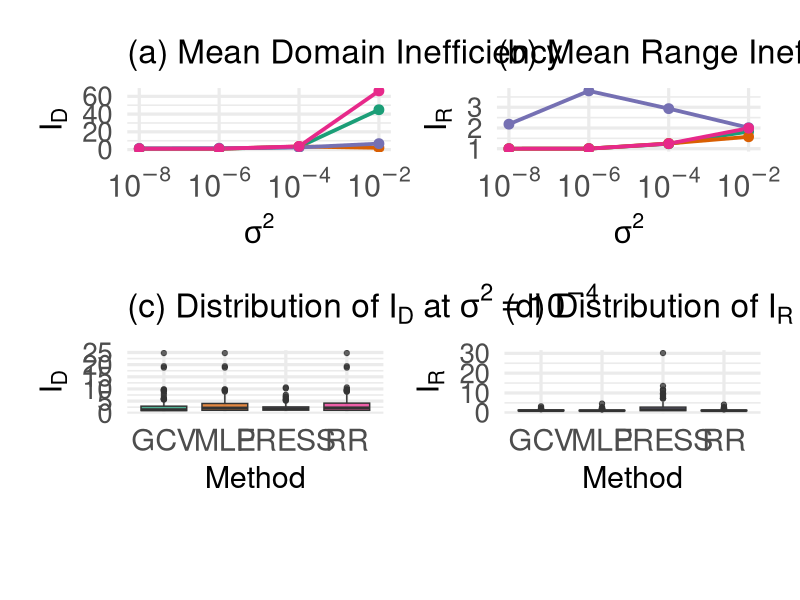

Recreate this plot in R.
rm(list = ls())

library(dplyr)

# Monte Carlo comparison of GCV, RR, MLE, PRESS, Min Sol'n, and Min Data
# Based on ill-conditioned linear model with Laplace transform design

n = 21
p = 10

# choose 21 positive sample points s_i (equally spaced)
s = seq(0.1
        , 1.5, length.out = n)

# construct tridiagonal matrix for Gauss–Laguerre quadrature
alpha = numeric(p)
offdiag = numeric(p)
M = matrix(0, p, p)

for (i in 1:p){
  alpha[i] = 2*i - 1
  offdiag[i] = -i
  M[i,i] = alpha[i]
  if (i < p){
    M[i, i+1] = offdiag[i]
    M[i+1, i] = offdiag[i]
  }
}

# eigen decomposition to obtain quadrature nodes and weights
eig = eigen(M)

# nodes t_k (eigenvalues)
tk = eig$values

# weights w_k from first component of normalized eigenvectors
wk = eig$vectors[1, ]^2

# sort nodes and weights in increasing order
ord = order(tk)
tk = tk[ord]
wk = wk[ord]

# construct design matrix X using Laplace transform discretization
# X_{ik} = w_k * exp(t_k * (1 - s_i))
X = matrix(0, nrow = n, ncol = p)
for (i in 1:n){
  for (k in 1:p){
    X[i,k] = wk[k] * exp(tk[k] * (1 - s[i]))
  }
}

# quick verification: dimension, condition number, numerical range
dim(X)
kappa(X)
range(X)

# generate smooth decreasing coefficient vector beta
beta_true = exp(-0.5 * (0:(p-1)))

# compute initial signal g = X beta
g0 = X %*% beta_true

# rescale beta so that ||X beta||^2 matches the value reported in the paper
scale_factor = sqrt(370.84 / sum(g0^2))
beta_true = scale_factor * beta_true

# final signal
g = X %*% beta_true

# verify signal magnitude
sum(g^2)

# sigma squared choices
sigmasquared = c(1e-8, 1e-6, 1e-4, 1e-2)

# lambda choices
lambda_choices = 10^seq(-6, 2, length.out = 50)

# Identity matrix matching the column dimension of the input matrix
identity_matrix <- function(X){
  return(diag(ncol(X)))
}

# Estimate beta using ridge
ridge_beta <- function(lambda, X, y){
  n = nrow(X)
  beta = solve(t(X)%*%X + n*lambda*identity_matrix(X))%*%t(X)%*%y
  return(beta)
}

# Ridge hat matrix A(lambda)
A_lambda <- function(lambda, X){
  n = nrow(X)
  return(X%*%solve(t(X)%*%X + n*lambda*identity_matrix(X))%*%t(X))
}

# Trace function
tr <- function(M){
  return(sum(diag(M)))
}

# squared norm
norm_squared <- function(x){
  return(sum(x^2))
}
# GCV Function
gcv_value <- function(lambda, X, y){
  A = A_lambda(lambda, X)
  M = identity_matrix(A)-A
  n = nrow(X)
  return((1/n)*norm_squared(M%*%y)/(tr(M)/n)^2)
}

# Compute fitted signal y_hat = X beta_hat
y_estimate <- function(X, bhat){
  return(X%*%bhat)
}

# Domain Loss
domain_loss <- function(btrue, bhat){
  return(norm_squared(btrue-bhat))
}
# Range Loss
range_loss <- function(gtrue,yhat){
  n = length(gtrue)
  return((1/n)*norm_squared(gtrue-yhat))
}

# Residual Vector Function
residual_vector <- function(A,y){
  return((identity_matrix(A) - A)%*%y)
}

# Leverages Function
leverages <- function(A){
  h = numeric(nrow(A))
  for(j in 1:nrow(A)){
    h[j] = A[j,j]
  }
  return(h)
}

# PRESS-adjusted residuals
r_PRESS <- function(r, h){
  r_P = numeric(length(r))
  for(i in 1:length(r)){
    r_P[i] = r[i]/(1-h[i])
  }
  return(r_P)
}

# PRESS Value Function
press_value <- function(lambda, X, y){
  A = A_lambda(lambda,X)
  r = residual_vector(A,y)
  h = leverages(A)
  r_P = r_PRESS(r,h)
  n = nrow(X)
  return((1/n)*norm_squared(r_P))
}

mle_value <- function(lambda, X, y){
  A = A_lambda(lambda,X) 
  M = identity_matrix(A)-A 
  n = nrow(X) 
  return(as.numeric((1/n)*(t(y)%*%M%*%y)/((det(M))^(1/n)))) 
}

# Estimate sigma^2 using OLS residuals for the RR criterion
sigma_squared_estimate <- function(X, y){
  n = nrow(X)
  p = ncol(X)
  M = X%*%solve(t(X)%*%X)%*%t(X)
  return((1/(n-p))*norm_squared((identity_matrix(M)-M)%*%y))
}

# Range Risk (RR)
rr_value <- function(lambda, X, y){
  n = nrow(X)
  A = A_lambda(lambda,X)
  M = identity_matrix(A) - A
  sigma2_estimate = sigma_squared_estimate(X,y)
  return((1/n)*norm_squared(M%*%y)-(sigma2_estimate*tr(M)/n)+sigma2_estimate)
}

# Evaluate dataset
evaluate_dataset <- function(y,X,g,beta_true,lambda_choices){
  gcv_list = numeric(length(lambda_choices))
  rr_list = numeric(length(lambda_choices))
  mle_list = numeric(length(lambda_choices))
  press_list = numeric(length(lambda_choices))
  domain_loss_list = numeric(length(lambda_choices))
  range_loss_list = numeric(length(lambda_choices))

  for (i in 1:length(lambda_choices)){
    lambda = lambda_choices[i]

    beta_hat = ridge_beta(lambda, X, y)
    y_hat = y_estimate(X,beta_hat)

    gcv_list[i] = gcv_value(lambda, X, y)
    rr_list[i] = rr_value(lambda, X, y)
    mle_list[i] = mle_value(lambda, X, y)
    press_list[i] = press_value(lambda, X, y)
    domain_loss_list[i] = domain_loss(beta_true, beta_hat)
    range_loss_list[i] = range_loss(g,y_hat)
  }

  idx_gcv = which.min(gcv_list)
  idx_rr = which.min(rr_list)
  idx_mle = which.min(mle_list)
  idx_press = which.min(press_list)
  idx_min_soln = which.min(domain_loss_list)
  idx_min_data = which.min(range_loss_list)

  lambda_gcv = lambda_choices[idx_gcv]
  lambda_rr = lambda_choices[idx_rr]
  lambda_mle = lambda_choices[idx_mle]
  lambda_press = lambda_choices[idx_press]
  lambda_min_soln = lambda_choices[idx_min_soln]
  lambda_min_data = lambda_choices[idx_min_data]

  min_domain_loss = domain_loss_list[idx_min_soln]
  min_range_loss = range_loss_list[idx_min_data]

  ID_GCV = domain_loss_list[idx_gcv]/min_domain_loss
  IR_GCV = range_loss_list[idx_gcv]/min_range_loss

  ID_RR = domain_loss_list[idx_rr]/min_domain_loss
  IR_RR = range_loss_list[idx_rr]/min_range_loss

  ID_MLE = domain_loss_list[idx_mle]/min_domain_loss
  IR_MLE = range_loss_list[idx_mle]/min_range_loss

  ID_PRESS = domain_loss_list[idx_press]/min_domain_loss
  IR_PRESS = range_loss_list[idx_press]/min_range_loss

  ID_min_soln = domain_loss_list[idx_min_soln]/min_domain_loss
  IR_min_soln = range_loss_list[idx_min_soln]/min_range_loss

  ID_min_data = domain_loss_list[idx_min_data]/min_domain_loss
  IR_min_data = range_loss_list[idx_min_data]/min_range_loss


  return(c(lambda_gcv, lambda_rr,lambda_mle, lambda_press,lambda_min_soln, lambda_min_data,
           ID_GCV, IR_GCV,
           ID_RR, IR_RR,
           ID_MLE, IR_MLE,
           ID_PRESS, IR_PRESS,
           ID_min_soln, IR_min_soln,
           ID_min_data, IR_min_data))
}

# single-run results across all four sigma^2 values
results = matrix(nrow = 4, ncol = 18)
set.seed(2026)
for (i in 1:length(sigmasquared)){
  eps = rnorm(n, 0, sqrt(sigmasquared[i]))
  y = g + eps
  results[i,] = evaluate_dataset(y,X,g,beta_true, lambda_choices)
}
colnames(results) <- c(
  "lambda_gcv",
  "lambda_rr",
  "lambda_mle",
  "lambda_press",
  "lambda_min_soln",
  "lambda_min_data",
  "ID_GCV",
  "IR_GCV",
  "ID_RR",
  "IR_RR",
  "ID_MLE",
  "IR_MLE",
  "ID_PRESS",
  "IR_PRESS",
  "ID_min_soln",
  "IR_min_soln",
  "ID_min_data",
  "IR_min_data"
)
rownames(results) <- paste0("sigma2=", sigmasquared)

# monte carlo simulation
monte_carlo <- function(B,sigmasquared,X,g,beta_true,lambda_choices){
  n = nrow(X)
  results = matrix(nrow = B*length(sigmasquared), ncol = 18)
  for(j in 1:B){
    set.seed(2026 + j)
    for (i in 1:length(sigmasquared)){
      eps = rnorm(n, 0, sqrt(sigmasquared[i]))
      y = g + eps
      results[length(sigmasquared)*(j - 1) + i,] = evaluate_dataset(y,X,g,beta_true, lambda_choices)
    }
  }
  return(results)
}



# 100 Monte Carlo Simulations

# Monte Carlo results across B replications
B = 100 # simulations
mc_results = monte_carlo(B,sigmasquared,X,g,beta_true, lambda_choices)
# Naming columns and rows
colnames(mc_results) <- c(
  "lambda_gcv",
  "lambda_rr",
  "lambda_mle",
  "lambda_press",
  "lambda_min_soln",
  "lambda_min_data",
  "ID_GCV",
  "IR_GCV",
  "ID_RR",
  "IR_RR",
  "ID_MLE",
  "IR_MLE",
  "ID_PRESS",
  "IR_PRESS",
  "ID_min_soln",
  "IR_min_soln",
  "ID_min_data",
  "IR_min_data"
)

rep_id = rep(1:B, each = length(sigmasquared))
sigma_id = rep(sigmasquared, times = B)

# Put it into a dataframe
mc_results = as.data.frame(mc_results)

mc_results$replication = rep_id
mc_results$sigma2 = sigma_id

# Keep only replication, sigma2, and inefficiency measures
mc_results = mc_results[, c(
  "replication", "sigma2",
  "ID_GCV", "IR_GCV",
  "ID_RR", "IR_RR",
  "ID_MLE", "IR_MLE",
  "ID_PRESS", "IR_PRESS",
  "ID_min_soln", "IR_min_soln",
  "ID_min_data", "IR_min_data"
)]

# Summary table for mean of 100 simulations

summary_table <- mc_results %>%
  group_by(sigma2) %>%
  summarise(
    ID_GCV = mean(ID_GCV), IR_GCV = mean(IR_GCV),
    ID_RR = mean(ID_RR), IR_RR = mean(IR_RR),
    ID_MLE = mean(ID_MLE), IR_MLE = mean(IR_MLE),
    ID_PRESS = mean(ID_PRESS), IR_PRESS = mean(IR_PRESS),
    ID_min_soln = mean(ID_min_soln), IR_min_soln = mean(IR_min_soln),
    ID_min_data = mean(ID_min_data), IR_min_data = mean(IR_min_data)
  )

# Create one compact summary table from summary_table
make_summary_compact <- function(summary_table) {
  summary_compact <- data.frame(
    sigma2 = character(),
    Method = character(),
    ID = numeric(),
    IR = numeric(),
    stringsAsFactors = FALSE
  )

  for (i in 1:nrow(summary_table)) {
    row <- summary_table[i, ]

    temp <- data.frame(
      sigma2 = rep(as.character(row$sigma2), 6),
      Method = c("GCV", "RR", "MLE", "PRESS", "Min Sol'n", "Min Data"),
      ID = c(
        row$ID_GCV,
        row$ID_RR,
        row$ID_MLE,
        row$ID_PRESS,
        row$ID_min_soln,
        row$ID_min_data
      ),
      IR = c(
        row$IR_GCV,
        row$IR_RR,
        row$IR_MLE,
        row$IR_PRESS,
        row$IR_min_soln,
        row$IR_min_data
      ),
      stringsAsFactors = FALSE
    )

    summary_compact <- rbind(summary_compact, temp)
  }

  summary_compact$ID <- round(summary_compact$ID, 2)
  summary_compact$IR <- round(summary_compact$IR, 2)

  return(summary_compact)
}

# Build the compact summary table
summary_compact <- make_summary_compact(summary_table)

# View it
summary_compact

# Optional: save it
# write.csv(summary_compact, "summary_compact.csv", row.names = FALSE)

make_summary_latex_wide <- function(summary_compact) {
  # Keep methods in desired order
  method_order <- c("GCV", "RR", "MLE", "PRESS", "Min Sol'n", "Min Data")
  
  # Keep sigma order
  sigma_order <- c("1e-08", "1e-06", "1e-04", "0.01")
  
  # Build wide table manually
  wide_tab <- data.frame(Method = method_order, stringsAsFactors = FALSE)
  
  for (sigma_val in sigma_order) {
    temp <- summary_compact[summary_compact$sigma2 == sigma_val, c("Method", "ID", "IR")]
    temp <- temp[match(method_order, temp$Method), ]
    
    wide_tab[[paste0("ID_", sigma_val)]] <- temp$ID
    wide_tab[[paste0("IR_", sigma_val)]] <- temp$IR
  }
  
  cat("\\begin{table}[htbp]\n")
  cat("\\centering\n")
  cat("\\caption{Mean inefficiency measures ($I_D$, $I_R$) over 100 Monte Carlo replications}\n")
  cat("\\begin{tabular}{lcccccccc}\n")
  cat("\\toprule\n")
  cat(" & \\multicolumn{2}{c}{$\\sigma^2 = 10^{-8}$}")
  cat(" & \\multicolumn{2}{c}{$\\sigma^2 = 10^{-6}$}")
  cat(" & \\multicolumn{2}{c}{$\\sigma^2 = 10^{-4}$}")
  cat(" & \\multicolumn{2}{c}{$\\sigma^2 = 10^{-2}$} \\\\\n")
  cat("Method & $I_D$ & $I_R$ & $I_D$ & $I_R$ & $I_D$ & $I_R$ & $I_D$ & $I_R$ \\\\\n")
  cat("\\midrule\n")
  
  for (i in 1:nrow(wide_tab)) {
    row <- wide_tab[i, ]
    cat(
      row$Method, " & ",
      formatC(row[[2]], format = "f", digits = 2), " & ",
      formatC(row[[3]], format = "f", digits = 2), " & ",
      formatC(row[[4]], format = "f", digits = 2), " & ",
      formatC(row[[5]], format = "f", digits = 2), " & ",
      formatC(row[[6]], format = "f", digits = 2), " & ",
      formatC(row[[7]], format = "f", digits = 2), " & ",
      formatC(row[[8]], format = "f", digits = 2), " & ",
      formatC(row[[9]], format = "f", digits = 2), " \\\\\n",
      sep = ""
    )
  }
  
  cat("\\bottomrule\n")
  cat("\\end{tabular}\n")
  cat("\\end{table}\n")
}

# Print Out
make_summary_latex_wide(summary_compact)



# Generate plots for report

# install.packages(c("dplyr", "tidyr", "ggplot2", "patchwork", "scales", "cowplot"))

library(dplyr)
library(tidyr)
library(ggplot2)
library(patchwork)
library(scales)


# 1. Setup

mc_results$sigma2 <- as.numeric(mc_results$sigma2)

method_levels <- c("GCV", "MLE", "PRESS", "RR")

method_colors <- c(
  "GCV"   = "#1B9E77",
  "MLE"   = "#D95F02",
  "PRESS" = "#7570B3",
  "RR"    = "#E7298A"
)

sigma_breaks <- c(1e-8, 1e-6, 1e-4, 1e-2)

# 2. Prepare data

# Mean ID
mean_id_plot_data <- mc_results %>%
  group_by(sigma2) %>%
  summarise(
    GCV   = mean(ID_GCV),
    MLE   = mean(ID_MLE),
    PRESS = mean(ID_PRESS),
    RR    = mean(ID_RR),
    .groups = "drop"
  ) %>%
  pivot_longer(
    cols = -sigma2,
    names_to = "Method",
    values_to = "Mean_ID"
  )

# Mean IR
mean_ir_plot_data <- mc_results %>%
  group_by(sigma2) %>%
  summarise(
    GCV   = mean(IR_GCV),
    MLE   = mean(IR_MLE),
    PRESS = mean(IR_PRESS),
    RR    = mean(IR_RR),
    .groups = "drop"
  ) %>%
  pivot_longer(
    cols = -sigma2,
    names_to = "Method",
    values_to = "Mean_IR"
  )

# Boxplot ID (sigma^2 = 1e-4)
box_id_data <- mc_results %>%
  filter(sigma2 == 1e-4) %>%
  select(replication, ID_GCV, ID_MLE, ID_PRESS, ID_RR) %>%
  pivot_longer(
    cols = -replication,
    names_to = "Method",
    values_to = "ID"
  )

# Boxplot IR (sigma^2 = 1e-4)
box_ir_data <- mc_results %>%
  filter(sigma2 == 1e-4) %>%
  select(replication, IR_GCV, IR_MLE, IR_PRESS, IR_RR) %>%
  pivot_longer(
    cols = -replication,
    names_to = "Method",
    values_to = "IR"
  )


# 3. Clean method names and order
mean_id_plot_data$Method <- factor(mean_id_plot_data$Method, levels = method_levels)
mean_ir_plot_data$Method <- factor(mean_ir_plot_data$Method, levels = method_levels)

box_id_data$Method <- factor(
  gsub("^ID_", "", box_id_data$Method),
  levels = method_levels
)

box_ir_data$Method <- factor(
  gsub("^IR_", "", box_ir_data$Method),
  levels = method_levels
)


# 4. Theme

common_theme <- theme_minimal(base_size = 24) +
  theme(
    plot.title = element_text(size = 24, face = "plain", hjust = 0),
    axis.title = element_text(size = 22),
    axis.text.x = element_text(size = 22),
    axis.text.y = element_text(size = 20),
    legend.title = element_text(size = 20),
    legend.text = element_text(size = 18),
    strip.text = element_text(size = 22)
  )

# 5. Plots

sigma_breaks <- c(1e-8, 1e-6, 1e-4, 1e-2)
sigma_labels <- c(expression(10^-8), expression(10^-6), expression(10^-4), expression(10^-2))

# (a) Mean ID
p1 <- ggplot(mean_id_plot_data, aes(x = sigma2, y = Mean_ID, color = Method)) +
  geom_line(linewidth = 1.3) +
  geom_point(size = 3) +
  scale_x_log10(
    breaks = sigma_breaks,
    labels = sigma_labels,
    minor_breaks = NULL
  ) +
  scale_color_manual(values = method_colors) +
  labs(
    title = "(a) Mean Domain Inefficiency",
    x = expression(sigma^2),
    y = expression(I[D]),
    color = "Method"
  ) +
  common_theme

# (b) Mean IR
p2 <- ggplot(mean_ir_plot_data, aes(x = sigma2, y = Mean_IR, color = Method)) +
  geom_line(linewidth = 1.3) +
  geom_point(size = 3) +
  scale_x_log10(
    breaks = sigma_breaks,
    labels = sigma_labels,
    minor_breaks = NULL
  ) +
  scale_color_manual(values = method_colors) +
  labs(
    title = "(b) Mean Range Inefficiency",
    x = expression(sigma^2),
    y = expression(I[R]),
    color = "Method"
  ) +
  common_theme

# (c) Box ID
p3 <- ggplot(box_id_data, aes(x = Method, y = ID, fill = Method)) +
  geom_boxplot(alpha = 0.75) +
  scale_fill_manual(values = method_colors) +
  labs(
    title = expression("(c) Distribution of " * I[D] * " at " * sigma^2 == 10^{-4}),
    x = "Method",
    y = expression(I[D])
  ) +
  common_theme +
  theme(legend.position = "none")

# (d) Box IR
p4 <- ggplot(box_ir_data, aes(x = Method, y = IR, fill = Method)) +
  geom_boxplot(alpha = 0.75) +
  scale_fill_manual(values = method_colors) +
  labs(
    title = expression("(d) Distribution of " * I[R] * " at " * sigma^2 == 10^{-4}),
    x = "Method",
    y = expression(I[R])
  ) +
  common_theme +
  theme(legend.position = "none")

# 6. Combine 2x2
p1 <- p1 + theme(legend.position = "none")
p2 <- p2 + theme(legend.position = "none")
p3 <- p3 + theme(legend.position = "none")
p4 <- p4 + theme(legend.position = "none")

legend_plot <- ggplot(
  mean_id_plot_data,
  aes(x = sigma2, y = Mean_ID, color = Method)
) +
  geom_line(linewidth = 2) +
  geom_point(size = 4) +
  scale_color_manual(values = method_colors) +
  theme_void() +
  theme(
    legend.position = "bottom",
    legend.title = element_blank(),
    legend.text = element_text(size = 18),
    legend.key.width = unit(1.5, "cm"),
    legend.key.height = unit(0.8, "cm")
  ) +
  guides(
    color = guide_legend(
      override.aes = list(
        linewidth = 2.5,
        size = 4
      ),
      nrow = 1
    )
  )
library(grid)
library(cowplot)

legend <- cowplot::get_legend(legend_plot)
library(patchwork)

# 2x2 plot
combined_plot <- (p1 | p2) / (p3 | p4)

# Extract legend
legend <- cowplot::get_legend(legend_plot)

# Wrap both pieces as elements, then stack
final_plot <- patchwork::wrap_elements(combined_plot) /
  patchwork::wrap_elements(legend) +
  plot_layout(heights = c(10, 1))

# Show final
final_plot

# Save final
ggsave(
  "combined_monte_carlo_figure.png",
  final_plot,
  width = 12,
  height = 9,
  dpi = 500
)
